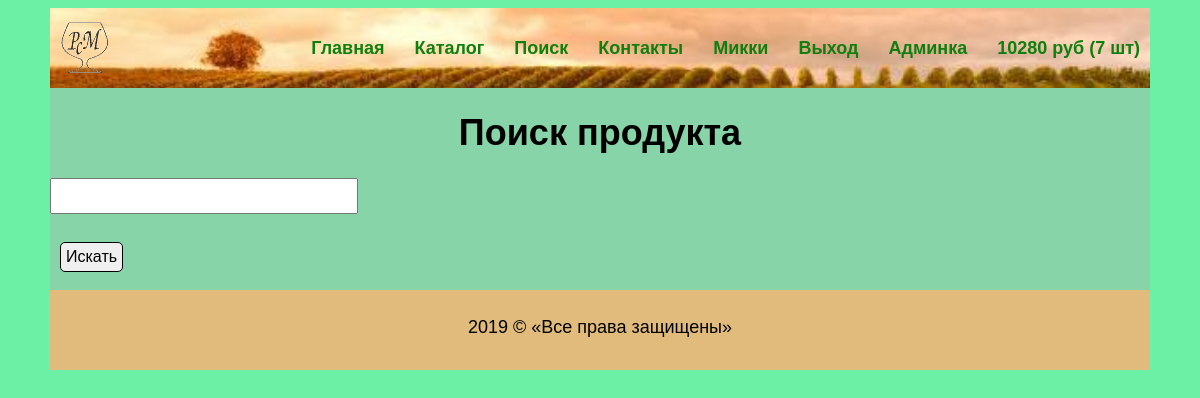
/search/ (signed in), run on the app's committed database.
### authapp/models.py (models this page shows)
class ShopUser(AbstractUser):
    avatar = models.ImageField(upload_to='users_avatars', blank=True)
    age = models.PositiveIntegerField(verbose_name='возраст')
    is_active = models.BooleanField(verbose_name='действительный', default=True)

### basket/models.py (models this page shows, shortened)
class Basket(models.Model):
    user = models.ForeignKey(settings.AUTH_USER_MODEL, on_delete=models.CASCADE, related_name="basket")
    product = models.ForeignKey(Product, on_delete=models.CASCADE)
    quantity = models.PositiveIntegerField(verbose_name='количество', default=0)
    add_datetime = models.DateTimeField(verbose_name='время добавления', auto_now_add=True)
    def _get_product_cost(self):
        return self.product.cost * self.quantity
    product_cost = property(_get_product_cost)
    def _get_total_quantity(self):
        _items = Basket.objects.filter(user=self.user)
        _totalquantity = sum(list(map(lambda x: x.quantity, _items)))
        return _totalquantity
    total_quantity = property(_get_total_quantity)
    def _get_total_cost(self):
        _items = Basket.objects.filter(user=self.user)
        _totalcost = sum(list(map(lambda x: x.product_cost, _items)))
        return _totalcost
    total_cost = property(_get_total_cost)

### mainapp/models.py (models this page shows, shortened)
class Product(models.Model):
    country = models.ForeignKey(Country, on_delete=models.CASCADE, verbose_name='страна изготовления')
    caption = models.CharField(verbose_name='название продукта', max_length=128, unique=True)
    quality = models.TextField(verbose_name='признаки продукта', blank=True)
    preference = models.TextField(verbose_name='применение продукта', blank=True)
    image_src = models.ImageField(upload_to='products_images', blank=True)
    producer = models.CharField(verbose_name='организация - изготовитель продукта', max_length=60, blank=True)
    brand = models.CharField(verbose_name='фирменный знак продукта', max_length=60, blank=True)
    alco = models.CharField(verbose_name='крепкость продукта', max_length=60, blank=True)
    vol = models.CharField(verbose_name='объем продукта', max_length=5, blank=True)
    class_c = models.CharField(verbose_name='класс продукта', max_length=10, blank=True)
    age = models.IntegerField(verbose_name='возраст продукта', null=True)
    cost = models.DecimalField(verbose_name='цена продукта', max_digits=8, decimal_places=2, default=0)
    quantity = models.PositiveIntegerField(verbose_name='количество на складе', default=0)
    comment = models.TextField(verbose_name='описание продукта', blank=True)
    is_active = models.BooleanField(verbose_name='действительный', default=True)

### mainapp/views.py (the view)
# urls.py: url(r'^search/$', mainapp.search, name='search'),
def search(request):
    basket = getBasket(request.user)
    form = SearchForm()
    search_query = request.GET.get('search', '')
    if search_query != '':
        search_product = getSearchProduct(search_query)
        print('начало постраничного цикла ', search_query, search_product)
        paginator = Paginator(search_product, 2)
        print('paginator in')
        print(request.GET.dict())
        page = request.GET.get('page', 1)
        print('номер текущей страницы с сайта =', page)
        try:
            products_paginator = paginator.page(page)
        except PageNotAnInteger:
            products_paginator = paginator.page(1)
        except EmptyPage:
            products_paginator = paginator.page(paginator.num_pages)
        print('всего страниц пагинатора =', paginator.num_pages)
        print('номер текущей страницы пагинатора =', products_paginator.number)
        print('всего объектов в пагинаторе =', paginator.count)
        print('объекты в пагинаторе ->', products_paginator.object_list)
        print('paginator out')
        search_product = products_paginator
        content = {
            'search_query': search_query,
            'same_products': search_product,
            'page': page,
            'basket': basket,
            'form': form,
        }
    else:
        content = {
            'same_products': 0,
            'basket': basket,
            'form': form,
        }
    return render(request, 'mainapp/search.html', content)

### mainapp/forms.py
class SearchForm(forms.Form):
    search = forms.CharField(initial='', label='', required=False)

### mainapp/views.py (called while the page is built)
def getBasket(user):
    if user.is_authenticated:
        return Basket.objects.filter(user=user)
    else:
        return []

### mainapp/templates/mainapp/search.html (shortened to what this page needs)
{% extends 'mainapp/base.html' %}
{% load staticfiles %}
{% load my_tags %}
{% block content %}
<div class="content">
    <h1> Поиск продукта </h1>
    <form action="{% url 'search' %}" class="search" method="get">
        {{ form.as_p }}
        <button class="btn " type="submit">Искать</button>
    </form>
</div>
{% endblock %}

### mainapp/templates/mainapp/includes/inc_header.html
{% load staticfiles %}
<div class="header">
    <a href="{% url 'main' %}">
        <img alt="PeterS Сognac Magazine" class="img_logo img-responsive" src="{% static 'img/logo2.png'%}">
    </a>
    <ul class="menu">
        <li>
            <a href="{% url 'main' %}">Главная</a>
        </li>
        <li>
            <a href="{% url 'catalogue' %}">Каталог</a>
        </li>
        <li>
            <a href="{% url 'search' %}">Поиск</a>
        </li>
        <li>
            <a href="{% url 'contact' %}">Контакты</a>
        </li>
        {% if user.is_authenticated %}
        <li>
            <a href="{% url 'auth:edit' %}">
                {{ user.first_name|default:'Пользователь' }}
            </a>
        </li>
        <li>
            <a href="{% url 'auth:logout' %}">Выход</a>
        </li>
        {% else %}
        <li>
            <a href="{% url 'auth:login' %}">Вход на сайт</a>
        </li>
        {% endif %}
        {% if user.is_superuser %}
        <li>
            <a href="{% url 'myadmin:users' %}">Админка</a>
        </li>
        {% endif %}
        <li>
            <a class="basket" href="{% url 'basket:view' %}">
                <span>
                    {% if basket %}
                        {{ basket.0.total_cost|floatformat:0 }} руб ({{ basket.0.total_quantity }} шт)
                    {% endif %}
                </span>
            </a>
        </li>
    </ul>
</div>

### static/css/style.css (style rules this page uses)
body { background-color: #6cf0a5; font: 18px Arial, serif; }
.header { height: 80px; display: flex; justify-content: space-between; align-items: center; background-image: url(/static/img/vineyard1.jpeg); background-repeat: no-repeat; background-size: 100%; }
.img_logo { margin-left: 10px; display: block; opacity: 0.8; }
.menu { margin-right: 10px; display: flex; justify-content: flex-end; align-items: center; }
.menu li { font: bold 18px Arial, serif; list-style-type: none; margin-left: 30px; }
.menu li a { color: #0f7f0f; text-decoration: none; }
input[type="text"], input[type="email"] { font: italic 16px Arial, serif; color: #570707; width: 300px; height: 30px; margin-bottom: 10px; text-transform: capitalize; }
h1,h2 { text-align: center; }
.btn { font: 16px Arial, serif; text-decoration: none; margin-left: 10px; color: black; padding: 5px; border-radius: 5px; border-style: solid; border-color: black; border-width: thin; }

### data on the page
ShopUser: first_name "Микки"
Basket: user+product+quantity "10280", user+quantity "7"
